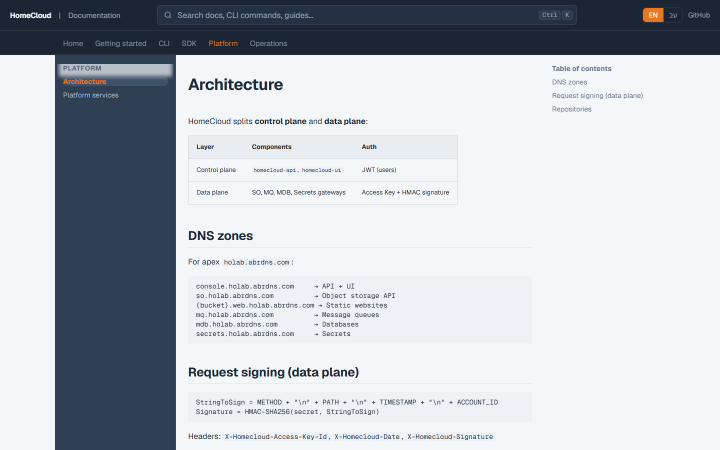
#> input picture _after.png, 1440 x 900 px, found by its file name (shown at 1/2 size)
$ python _probe.py
#> lines starting #> are read from the running program, lines starting #| are printed output that depends on the picture
from PIL import Image
im=Image.open(r"c:\projects\HOMELAB_MINI_AWS_CONSOLE\homecloud-docs\_after.png")
#> im is the input picture: PIL image 1440x900 RGB; mean R, G, B 186, 191.9, 198.6
crop=im.crop((60,80,320,200)).resize((260*3,120*3))
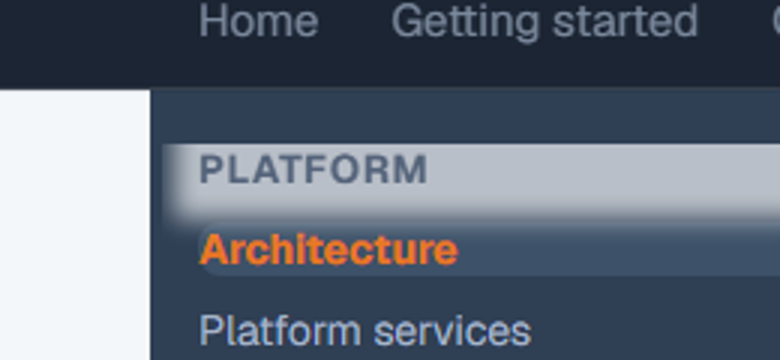
#> crop: PIL image 780x360 RGB; mean R, G, B 99.1, 108.5, 122.2
crop.save(r"c:\projects\HOMELAB_MINI_AWS_CONSOLE\homecloud-docs\_crop.png")
print("ok", im.size)
#| ok (1440, 900)
